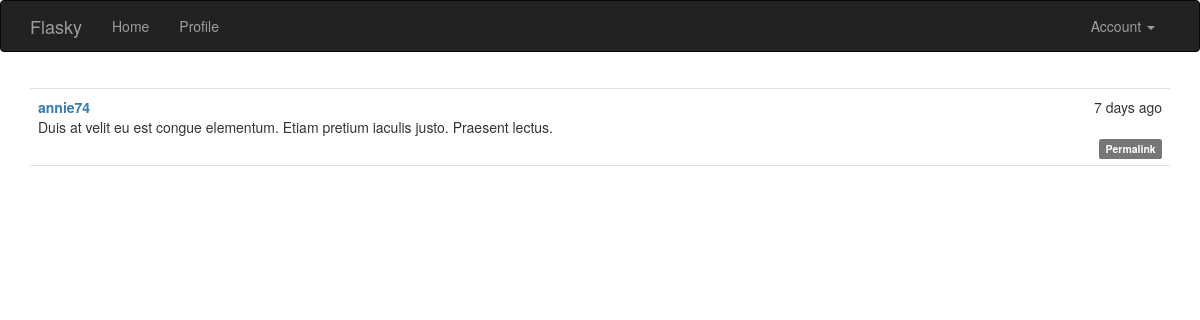
Screenshot of /post/89 (signed in) with the database file from the repository.
### app/models.py (models this page shows, shortened)
class Post(db.Model):
    __tablename__ = 'posts'
    id = db.Column(db.Integer, primary_key=True)
    body = db.Column(db.Text)
    timestamp = db.Column(db.DateTime, index=True, default=datetime.utcnow)
    author_id = db.Column(db.Integer, db.ForeignKey('users.id'))
    body_html = db.Column(db.Text)

class User(UserMixin, db.Model):
    __tablename__ = 'users'
    id = db.Column(db.Integer, primary_key=True)
    email = db.Column(db.String(64), unique=True, index=True)
    username = db.Column(db.String(32), unique=True, index=True)
    password_hash = db.Column(db.String(128))
    confirmed = db.Column(db.Boolean, default=False)
    name = db.Column(db.String(64))
    location = db.Column(db.String(64))
    about_me = db.Column(db.Text())
    member_since = db.Column(db.DateTime(), default=datetime.utcnow)
    last_seen = db.Column(db.DateTime(), default=datetime.utcnow)
    role_id = db.Column(db.Integer, db.ForeignKey('roles.id'))
    posts = db.relationship('Post', backref='author', lazy='dynamic')
    followed = db.relationship('Follow',
                                foreign_keys=[Follow.follower_id],
                                backref=db.backref('follower', lazy='joined'),
                                lazy='dynamic',
                                cascade='all, delete-orphan')
    followers = db.relationship('Follow',
                                foreign_keys=[Follow.followed_id],
                                backref=db.backref('followed', lazy='joined'),
                                lazy='dynamic',
                                cascade='all, delete-orphan')
    def can(self, permissions):
        return self.role is not None and \
                (self.role.permissions & permissions)
    def ping(self):
        self.last_seen = datetime.utcnow()
        db.session.add(self)
    @property
    def password(self):
        raise AttributeError('password is not a readable attribute')

### app/main/views.py (the view)
@main.route('/post/<int:id>')
def post(id):
    post = Post.query.get_or_404(id)
    return render_template('post.html', posts=[post])

### app/auth/views.py (called while the page is built)
@auth.before_app_request
def before_request():
    if current_user.is_authenticated:
        current_user.ping()
        if not current_user.confirmed \
            and request.endpoint \
            and request.endpoint[:5] != 'auth.' \
            and request.endpoint != 'static':
                return redirect(url_for('auth.unconfirmed'))

### app/main/__init__.py (called while the page is built)
@main.app_context_processor
def inject_permissions():
    return dict(Permission=Permission)

### app/models.py (called while the page is built)
@login_manager.user_loader
def load_user(user_id):
    return User.query.get(int(user_id))

### app/templates/post.html (shortened to what this page needs)
{% extends "base.html" %}
{% block page_content %}
{% include "_posts.html" %}
{% endblock %}

### app/templates/_posts.html (shortened to what this page needs)
<ul class="posts">
    {% for post in posts %}
    <li class="post">
        <div class="post-date">{{ moment(post.timestamp).fromNow() }}</div>
        <div class="post-author">
            <a href="{{ url_for('main.user', username=post.author.username) }}">
            {{ post.author.username }}
            </a>
        </div>
            <div class="post-body">
            {% if post.body_html %}
                {{ post.body_html | safe }}
            {% else %}
                {{ post.body }}
            {% endif %}
            </div>
            <div class="post-footer">
                <a href="{{ url_for('main.post', id=post.id) }}">
                    <span class="label label-default">Permalink</span>
                </a>
            </div>
    </li>
    {% endfor %}
</ul>

### app/static/styles.css (style rules this page uses)
ul.posts { list-style-type: none; padding: 0px; margin: 16px 0px 0px 0px; border-top: 1px solid #e0e0e0; }
ul.posts li.post { padding: 8px; border-bottom: 1px solid #e0e0e0; }
div.post-date { float: right; }
div.post-author { font-weight: bold; }
div.post-footer { text-align: right; }

### rows the page displays
Post: timestamp "7 days ago", author.username "annie74", body "Duis at velit eu est congue elementum. Etiam pretium iaculis justo. Praesent lectus."
